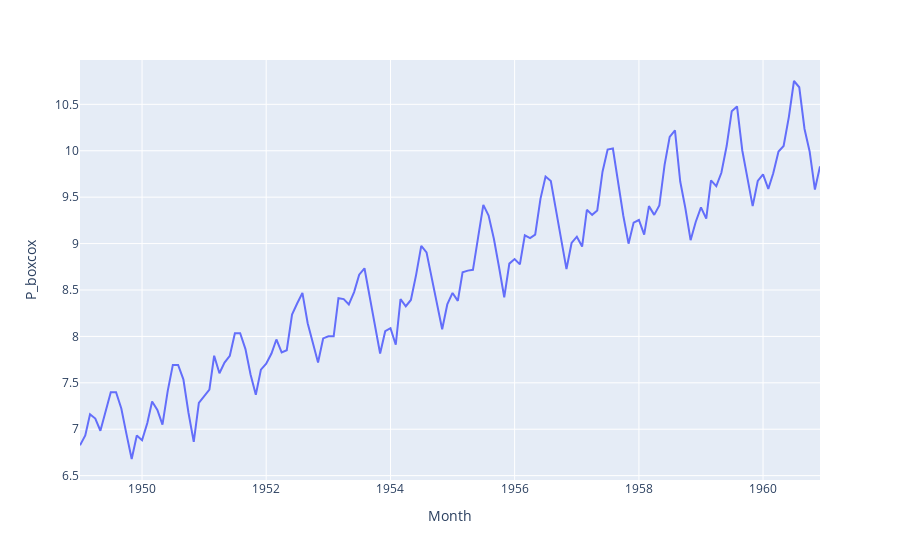

The notebook cell this image was saved under:
### Markdown cell above
## Box cox Transform

The Box-Cox transforms non-normal data to normal distribution like data.

Why do we need our time series data to resemble a normal distribution? Well, when fitting certain models, such as ARIMA, they use the maximum likelihood estimation (MLE) to determine their parameters. MLE by definition must fit against a certain distribution, which for most packages is the normal distribution.

We are not trying to make the whole time series "normal" across time. We are trying to make the distribution of values (the magnitudes) look normal. We are transforming the y-axis values (the data values themselves), NOT trying to destroy or shuffle the time order.

Time stays as it is — Only values are transformed so that their distribution (histogram) becomes symmetric (bell curve shaped).


The Box-Cox transformation is parameterised by λ (that takes real values from -5 to 5) and transforms the time series, y, as:

We see that with λ=0 it is the natural log transform, however there are many others depending on the value λ.

For example, if λ=0 it is the square root transform, λ=1 there is no transform and λ=3 is the cubic transform.

The value λ is chosen by seeing which value best approximates the transformed data to the normal distribution.

### Code cell
from scipy.stats import boxcox
df['P_boxcox'], lam = boxcox(df['#Passengers']) 

fig = px.line(df, x='Month', y='P_boxcox', title='')
fig.show()
print(lam)

### Figure 1 — Plotly figure (JSON) as saved in the notebook; plotly's stock layout.template omitted (floating-point values rounded to 4 significant figures; data arrays with more than 128 entries replaced by an {"elided": "..."} marker saying what was removed)
{"data": [{"hovertemplate": "Month=%{x}<br>P_boxcox=%{y}<extra></extra>", "legendgroup": "", "line": {"color": "#636efa", "dash": "solid"}, "marker": {"symbol": "circle"}, "mode": "lines", "name": "", "orientation": "v", "showlegend": false, "type": "scatter", "x": {"elided": "144 str values"}, "xaxis": "x", "y": {"elided": "144 float values"}, "yaxis": "y"}], "layout": {"legend": {"tracegroupgap": 0}, "margin": {"t": 60}, "xaxis": {"anchor": "y", "domain": [0, 1], "title": {"text": "Month"}}, "yaxis": {"anchor": "x", "domain": [0, 1], "title": {"text": "P_boxcox"}}}}
